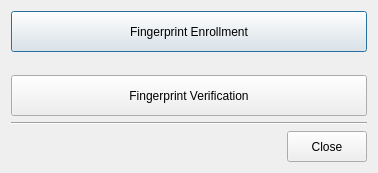
<?xml version="1.0" encoding="UTF-8"?>
<ui version="4.0">
 <class>EVDialog</class>
 <widget class="QDialog" name="EVDialog">
  <property name="geometry">
   <rect>
    <x>0</x>
    <y>0</y>
    <width>378</width>
    <height>173</height>
   </rect>
  </property>
  <property name="minimumSize">
   <size>
    <width>378</width>
    <height>173</height>
   </size>
  </property>
  <property name="maximumSize">
   <size>
    <width>378</width>
    <height>173</height>
   </size>
  </property>
  <property name="windowTitle">
   <string>Dialog</string>
  </property>
  <layout class="QVBoxLayout" name="verticalLayout_2">
   <item>
    <layout class="QVBoxLayout" name="verticalLayout">
     <item>
      <widget class="QPushButton" name="pushButton">
       <property name="minimumSize">
        <size>
         <width>0</width>
         <height>41</height>
        </size>
       </property>
       <property name="text">
        <string>Fingerprint Enrollment</string>
       </property>
      </widget>
     </item>
     <item>
      <spacer name="verticalSpacer">
       <property name="orientation">
        <enum>Qt::Vertical</enum>
       </property>
       <property name="sizeHint" stdset="0">
        <size>
         <width>358</width>
         <height>13</height>
        </size>
       </property>
      </spacer>
     </item>
     <item>
      <widget class="QPushButton" name="pushButton_2">
       <property name="minimumSize">
        <size>
         <width>0</width>
         <height>41</height>
        </size>
       </property>
       <property name="text">
        <string>Fingerprint Verification</string>
       </property>
      </widget>
     </item>
    </layout>
   </item>
   <item>
    <widget class="Line" name="line">
     <property name="orientation">
      <enum>Qt::Horizontal</enum>
     </property>
    </widget>
   </item>
   <item>
    <layout class="QHBoxLayout" name="horizontalLayout">
     <item>
      <spacer name="horizontalSpacer">
       <property name="orientation">
        <enum>Qt::Horizontal</enum>
       </property>
       <property name="sizeHint" stdset="0">
        <size>
         <width>40</width>
         <height>20</height>
        </size>
       </property>
      </spacer>
     </item>
     <item>
      <widget class="QPushButton" name="pushButton_3">
       <property name="minimumSize">
        <size>
         <width>0</width>
         <height>31</height>
        </size>
       </property>
       <property name="text">
        <string>Close</string>
       </property>
      </widget>
     </item>
    </layout>
   </item>
  </layout>
 </widget>
 <resources/>
 <connections/>
</ui>
